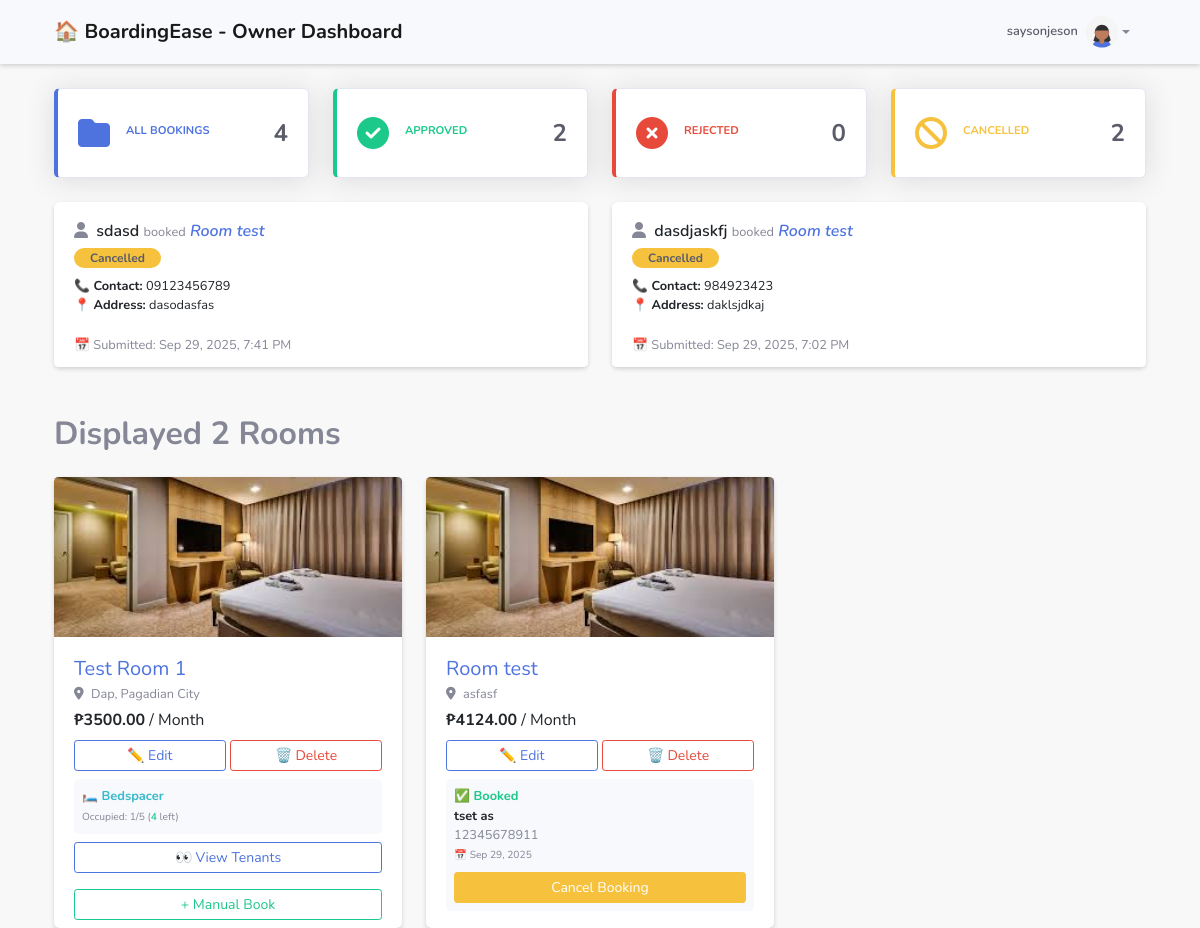
Page /owner/dashboard/?status=cancelled (signed in) on the earlier database version.
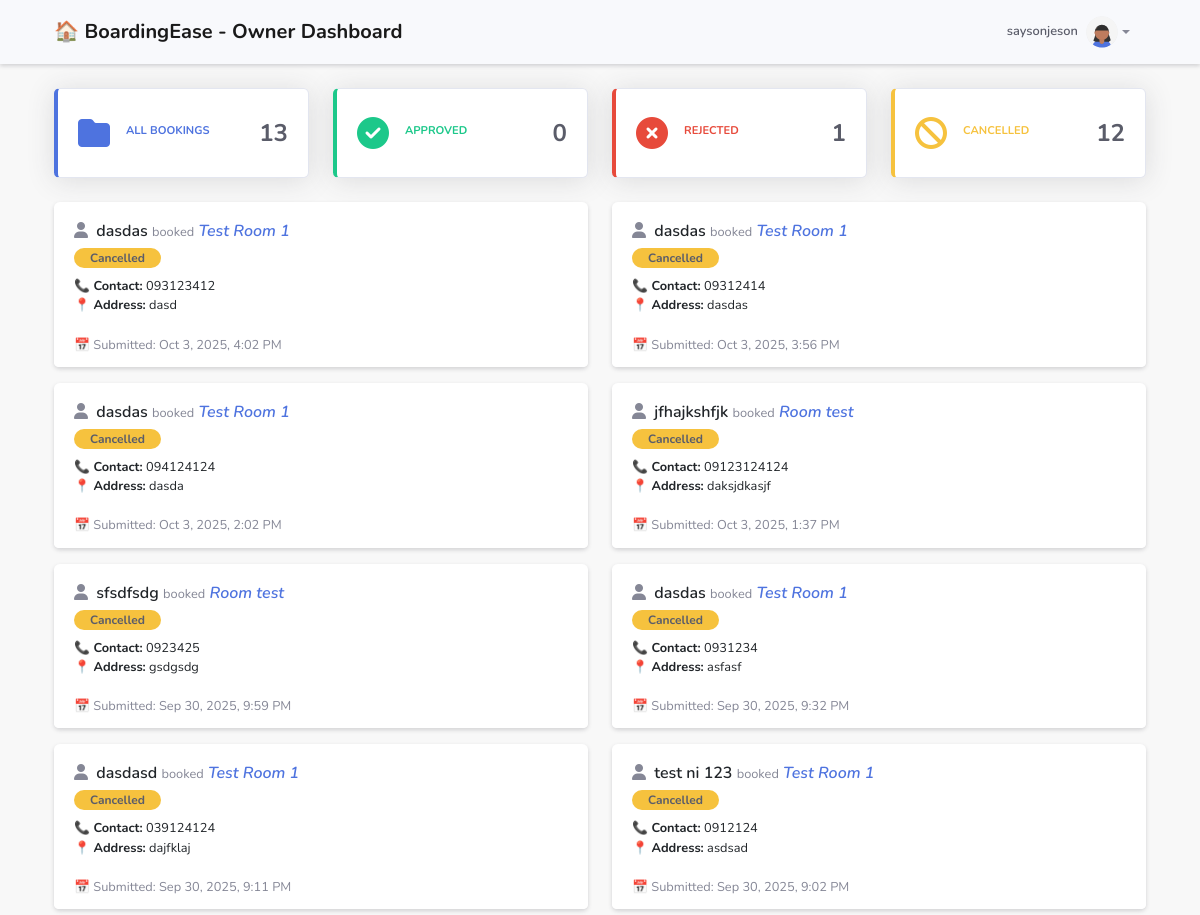
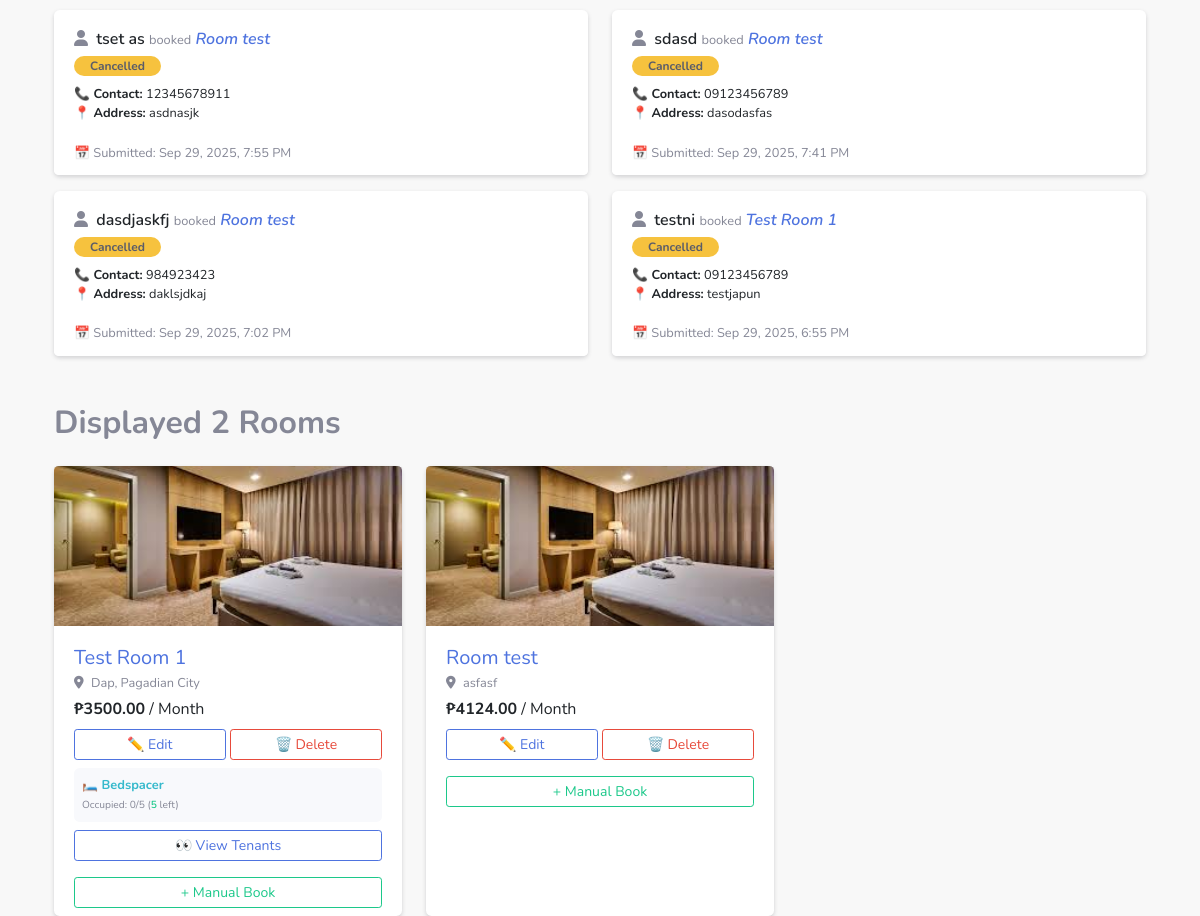
Same page on the later database version (2 pictures, top to bottom).
### client/models.py (models this page shows, shortened)
class Booking(models.Model):
    STATUS_CHOICES = [
        ("pending", "Pending"),
        ("approved", "Approved"),
        ("rejected", "Rejected"),
        ("cancelled", "Cancelled"),
    ]
    boardinghouse = models.ForeignKey(
        'BoardingHouse',
        on_delete=models.CASCADE,
        related_name='bookings'
    )
    name = models.CharField(max_length=100)
    address = models.TextField()
    contact_number = models.CharField(max_length=15)
    email = models.EmailField(default='example@example.com')  # New field for notification
    visit_date = models.DateField(null=True, blank=True)  # Optional visit date
    status = models.CharField(max_length=10, choices=STATUS_CHOICES, default="pending")
    created_at = models.DateTimeField(auto_now_add=True)

class BoardingHouse(models.Model):
    AMENITIES_CHOICES = [
        ("kitchen", "Kitchen Area"),
        ("comfort_room", "Comfort Room"),
        ("laundry", "Laundry Area"),
        ("balcony", "Balcony"),
        ("study", "Study Area"),
        ("cctv", "CCTV"),
        ("parking", "Parking Space"),
        ("lockable_gate", "Lockable Gate"),
        ("bedroom", "Bedroom"),
        ("cabinet", "Cabinet"),
    ]
    INCLUSION_CHOICES = [
        ("water", "Water Bill"),
        ("electric", "Electric Bill"),
        ("wifi", "WiFi Connection"),
    ]
    HOUSE_RULE_CHOICES = [
        ("curfew", "Curfew"),
        ("advance_payment", "Advance Payment"),
        ("deposit", "Month/s Deposit"),
        ("lady_only", "Lady Borders Only"),
        ("male_only", "Male Borders Only"),
        ("visitors_allowed", "Visitors Are Allowed"),
        ("appliances", "Additional Appliances"),
    ]
    owner = models.ForeignKey(User, on_delete=models.CASCADE, null=True, blank=True)
    name = models.CharField(max_length=255)
    address = models.TextField()
    price = models.DecimalField(max_digits=10, decimal_places=2)
    is_bedspacer = models.BooleanField(default=False)  # ✅ True = shared occupancy
    capacity = models.PositiveIntegerField(default=1)  # ✅ How many tenants can stay
    curfew_start = models.TimeField(blank=True, null=True)
    curfew_end = models.TimeField(blank=True, null=True)
    advance_months = models.PositiveIntegerField(default=0)
    deposit_months = models.PositiveIntegerField(default=0)
    image = models.ImageField(upload_to="boarding_images/", blank=True, null=True)
    additional_photo = models.ImageField(upload_to="boarding_images/", blank=True, null=True)
    inclusions = MultiSelectField(choices=INCLUSION_CHOICES, blank=True)
    amenities = MultiSelectField(choices=AMENITIES_CHOICES, blank=True)
    house_rules = MultiSelectField(choices=HOUSE_RULE_CHOICES, blank=True)
    other_inclusions = models.CharField(max_length=255, blank=True, null=True)
    other_amenities = models.CharField(max_length=255, blank=True, null=True)
    other_house_rules = models.CharField(max_length=255, blank=True, null=True)
    is_booked = models.BooleanField(default=False)
    @property
    def current_bookings(self):
        return self.bookings.filter(status="approved").count()

### client/views.py (the view)
# urls.py: path('owner/dashboard/', views.owner_dashboard, name='owner_dashboard'),
@login_required
def owner_dashboard(request):
    if not request.user.profile.is_owner:
        return redirect('home')
    status_filter = request.GET.get('status')
    boardinghouses = BoardingHouse.objects.filter(owner=request.user)
    all_bookings = Booking.objects.filter(boardinghouse__in=boardinghouses)
    total_bookings = all_bookings.count()
    approved_count = all_bookings.filter(status='approved').count()
    pending_count = all_bookings.filter(status='pending').count()
    rejected_count = all_bookings.filter(status='rejected').count()
    cancelled_count = all_bookings.filter(status='cancelled').count()
    total_listings = boardinghouses.count()
    for bh in boardinghouses:
        if bh.is_bedspacer:
            bh.approved_bookings = Booking.objects.filter(
                boardinghouse=bh,
                status='approved'
            )
            bh.remaining_slots = max(0, bh.capacity - bh.current_bookings)
        else:
            bh.approved_booking = Booking.objects.filter(
                boardinghouse=bh,
                status='approved'
            ).first()
        bh.has_pending = Booking.objects.filter(
            boardinghouse=bh,
            status='pending'
        ).exists()
    filtered_bookings = None
    valid_statuses = ['approved', 'pending', 'rejected', 'cancelled']
    if status_filter in valid_statuses:
        filtered_bookings = Booking.objects.filter(
            boardinghouse__in=boardinghouses,
            status=status_filter
        ).order_by('-id')
    return render(request, 'owner_dashboard.html', {
        'boardinghouses': boardinghouses,
        'filtered_bookings': filtered_bookings,
        'status_filter': status_filter,
        'total_listings': total_listings,
        'total_bookings': total_bookings,
        'approved_count': approved_count,
        'pending_count': pending_count,
        'rejected_count': rejected_count,
        'cancelled_count': cancelled_count,
    })

### templates/owner_dashboard.html (shortened to what this page needs)
{% load static %}
<!DOCTYPE html>
<html lang="en">
<head>
    <link href="https://cdn.jsdelivr.net/npm/bootstrap@5.3.0/dist/css/bootstrap.min.css" rel="stylesheet">
    <link href="https://cdnjs.cloudflare.com/ajax/libs/font-awesome/6.4.0/css/all.min.css" rel="stylesheet">
    <link rel="stylesheet" href="{% static 'css/sb-admin-2.min.css' %}">
    <link rel="stylesheet" href="{% static 'css/bg-h.css' %}">
</head>
<body>
    <nav class="navbar navbar-expand-lg navbar-light bg-light shadow-sm">
        <div class="container">
            <a class="navbar-brand fw-bold" href="{% url 'owner_dashboard' %}">🏠 BoardingEase - Owner Dashboard</a>
            <div class="d-flex align-items-center ms-auto">
                <div class="nav-item dropdown">
                    <a class="nav-link dropdown-toggle d-flex align-items-center" href="#" id="userDropdown" role="button"
                       data-bs-toggle="dropdown" aria-expanded="false">
                        <span class="me-2 text-dark small fw-semibold">{{ request.user.username }}</span>
                        <img class="img-profile rounded-circle" src="{% static 'img/undraw_profile_1.svg' %}" width="32" height="32">
                    </a>
                </div>
            </div>
        </div>
    </nav>
<div class="container mt-4">
    <div class="row">
        <div class="col-xl-3 col-md-6 mb-4">
            <a href="{% url 'owner_dashboard' %}" class="text-decoration-none">
                <div class="card border-left-primary shadow h-100 py-2">
                    <div class="card-body d-flex justify-content-between align-items-center">
                        <div class="d-flex align-items-center gap-3">
                            <i class="fas fa-folder fa-2x text-primary"></i>
                            <div>
                                <div class="text-xs font-weight-bold text-primary text-uppercase mb-1">
                                    All Bookings
                                </div>
                            </div>
                        </div>
                        <div class="h4 mb-0 font-weight-bold text-gray-800">{{ total_bookings }}</div>
                    </div>
                </div>
            </a>
        </div>
        <div class="col-xl-3 col-md-6 mb-4">
            <a href="?status=approved" class="text-decoration-none">
                <div class="card border-left-success shadow h-100 py-2">
                    <div class="card-body d-flex justify-content-between align-items-center">
                        <div class="d-flex align-items-center gap-3">
                            <i class="fas fa-check-circle fa-2x text-success"></i>
                            <div>
                                <div class="text-xs font-weight-bold text-success text-uppercase mb-1">
                                    Approved
                                </div>
                            </div>
                        </div>
                        <div class="h4 mb-0 font-weight-bold text-gray-800">{{ approved_count }}</div>
                    </div>
                </div>
            </a>
        </div>
        <div class="col-xl-3 col-md-6 mb-4">
            <a href="?status=rejected" class="text-decoration-none">
                <div class="card border-left-danger shadow h-100 py-2">
                    <div class="card-body d-flex justify-content-between align-items-center">
                        <div class="d-flex align-items-center gap-3">
                            <i class="fas fa-times-circle fa-2x text-danger"></i>
                            <div>
                                <div class="text-xs font-weight-bold text-danger text-uppercase mb-1">
                                    Rejected
                                </div>
                            </div>
                        </div>
                        <div class="h4 mb-0 font-weight-bold text-gray-800">{{ rejected_count }}</div>
                    </div>
                </div>
            </a>
        </div>
        <div class="col-xl-3 col-md-6 mb-4">
            <a href="?status=cancelled" class="text-decoration-none">
                <div class="card border-left-warning shadow h-100 py-2">
                    <div class="card-body d-flex justify-content-between align-items-center">
                        <div class="d-flex align-items-center gap-3">
                            <i class="fas fa-ban fa-2x text-warning"></i>
                            <div>
                                <div class="text-xs font-weight-bold text-warning text-uppercase mb-1">
                                    Cancelled
                                </div>
                            </div>
                        </div>
                        <div class="h4 mb-0 font-weight-bold text-gray-800">{{ cancelled_count }}</div>
                    </div>
                </div>
            </a>
        </div>
    </div>
    {% if filtered_bookings %}
    <div class="row row-cols-1 row-cols-md-2 g-3 mb-4">
        {% for booking in filtered_bookings %}
        <div class="col">
            <div class="card shadow-sm border-0 h-100">
                <div class="card-body pb-2">
                    <h6 class="card-title mb-1 fw-semibold">
                        <i class="fas fa-user me-1 text-secondary"></i> {{ booking.name }}
                        <span class="text-muted small">booked</span>
                        <em class="text-primary">{{ booking.boardinghouse.name }}</em>
                    </h6>
                    <div class="mb-2">
                        <span class="badge rounded-pill px-3 py-1
                            {% if booking.status == 'approved' %} bg-success
                            {% elif booking.status == 'rejected' %} bg-danger
                            {% elif booking.status == 'cancelled' %} bg-warning text-dark
                            {% else %} bg-secondary
                            {% endif %}">
                            {{ booking.status|title }}
                        </span>
                    </div>
                    <ul class="list-unstyled small mb-2">
                        <li><strong>📞 Contact:</strong> {{ booking.contact_number }}</li>
                        <li><strong>📍 Address:</strong> {{ booking.address|truncatechars:50 }}</li>
                    </ul>
                </div>
                <div class="card-footer bg-white border-0 small text-muted pt-1">
                    📅 Submitted: {{ booking.created_at|date:"M j, Y, g:i A" }}
                </div>
            </div>
        </div>
        {% endfor %}
    </div>
    {% elif status_filter %}
    <div class="alert alert-info text-center">
        No <strong>{{ status_filter|title }}</strong> bookings found.
    </div>
    {% endif %}
</div>
<div class="container mt-5">
    <h2 class="fw-bold mb-4">Displayed {{ total_listings }} Rooms</h2>
    {% if boardinghouses %}
        <div class="row g-4">
            {% for bh in boardinghouses %}
                <div class="col-md-6 col-lg-4">
                    <div class="card shadow-sm h-100 border-0">
                        {% if bh.image %}
                            <img src="{{ bh.image.url }}" class="card-img-top" style="object-fit: cover; height: 160px;" alt="{{ bh.name }}">
                        {% endif %}
                        <div class="card-body pb-2">
                            <h5 class="card-title text-primary mb-1">{{ bh.name }}</h5>
                            <p class="small text-muted mb-1">
                                <i class="fas fa-map-marker-alt me-1"></i> {{ bh.address|truncatechars:40 }}
                            </p>
                            <p class="mb-2"><strong>₱{{ bh.price }}</strong> / Month</p>
                            <div class="d-flex gap-1 mb-2">
                                <a href="{% url 'edit_boardinghouse' bh.pk %}" class="btn btn-outline-primary btn-sm w-50">✏️ Edit</a>
                                <a href="{% url 'delete_boardinghouse' bh.pk %}" class="btn btn-outline-danger btn-sm w-50">🗑️ Delete</a>
                            </div>
                            {% if bh.is_bedspacer %}
                                <div class="bg-light rounded p-2 small mb-2">
                                    <strong class="text-info">🛏 Bedspacer</strong><br>
                                    <small class="text-muted">
                                        Occupied: {{ bh.current_bookings }}/{{ bh.capacity }}
                                        (<span class="fw-semibold text-success">{{ bh.remaining_slots }}</span> left)
                                    </small>
                                </div>
                                <a href="{% url 'tenants_view' bh.pk %}" class="btn btn-outline-primary btn-sm w-100 mb-2">
                                    👀 View Tenants
                                </a>
                                {% if bh.remaining_slots > 0 %}
                                    <button class="btn btn-outline-success btn-sm w-100 mt-2" onclick="toggleForm({{ bh.pk }})">+ Manual Book</button>
                                {% endif %}
                            {% else %}
                                {% if bh.approved_booking %}
                                <div class="bg-light rounded p-2 small">
                                    <strong class="text-success">✅ Booked</strong><br>
                                    <strong>{{ bh.approved_booking.name }}</strong><br>
                                    <span class="text-muted">{{ bh.approved_booking.contact_number }}</span><br>
                                    <small class="text-muted">📅 {{ bh.approved_booking.created_at|date:"M j, Y" }}</small><br>
                                    <a href="{% url 'cancel_booking' bh.approved_booking.id %}" class="btn btn-warning btn-sm mt-2 w-100">Cancel Booking</a>
                                </div>
                                {% else %}
                                <button class="btn btn-outline-success btn-sm w-100 mt-2" onclick="toggleForm({{ bh.pk }})">+ Manual Book</button>
                                {% endif %}
                            {% endif %}
                        </div>
                    </div>
                </div>
            {% endfor %}
        </div>
    {% else %}
    <div class="alert alert-info text-center mt-4">
        You haven't added any boarding houses yet.
    </div>
    {% endif %}
</div>
</body>
</html>

### static/css/bg-h.css (style rules this page uses)
body { background: #f8f8f8; }

Differences in the rows shown:
added Booking: name "dasdas", boardinghouse.name "Test Room 1", status "Cancelled", contact_number "093123412", address "dasd", created_at "Oct 3, 2025, 4:02 PM"
added Booking: name "dasdas", boardinghouse.name "Test Room 1", status "Cancelled", contact_number "09312414", address "dasdas", created_at "Oct 3, 2025, 3:56 PM"
added Booking: name "dasdas", boardinghouse.name "Test Room 1", status "Cancelled", contact_number "094124124", address "dasda", created_at "Oct 3, 2025, 2:02 PM"
added Booking: name "jfhajkshfjk", boardinghouse.name "Room test", status "Cancelled", contact_number "09123124124", address "daksjdkasjf", created_at "Oct 3, 2025, 1:37 PM"
added Booking: name "sfsdfsdg", boardinghouse.name "Room test", status "Cancelled", contact_number "0923425", address "gsdgsdg", created_at "Sep 30, 2025, 9:59 PM"
added Booking: name "dasdas", boardinghouse.name "Test Room 1", status "Cancelled", contact_number "0931234", address "asfasf", created_at "Sep 30, 2025, 9:32 PM"
added Booking: name "dasdasd", boardinghouse.name "Test Room 1", status "Cancelled", contact_number "039124124", address "dajfklaj", created_at "Sep 30, 2025, 9:11 PM"
added Booking: name "test ni 123", boardinghouse.name "Test Room 1", status "Cancelled", contact_number "0912124", address "asdsad", created_at "Sep 30, 2025, 9:02 PM"
now on this page (row edited): Booking: name "tset as", boardinghouse.name "Room test", status "Cancelled", contact_number "12345678911", address "asdnasjk", created_at "Sep 29, 2025, 7:55 PM"
now on this page (row edited): Booking: name "testni", boardinghouse.name "Test Room 1", status "Cancelled", contact_number "09123456789", address "testjapun", created_at "Sep 29, 2025, 6:55 PM"
computed for BoardingHouse "Test Room 1": current_bookings "1" → "0"; remaining_slots "4" → "5"
shown differently, row unchanged: BoardingHouse "Room test": approved_booking.name "tset as" → (not shown); approved_booking.contact_number "12345678911" → (not shown); approved_booking.created_at "Sep 29, 2025" → (not shown); text "✅ Booked 📅 Cancel Booking" → "+ Manual Book"
Other differences:
{{ total_bookings }}: "4" → "13"
{{ approved_count }}: "2" → "0"
{{ rejected_count }}: "0" → "1"
{{ cancelled_count }}: "2" → "12"
